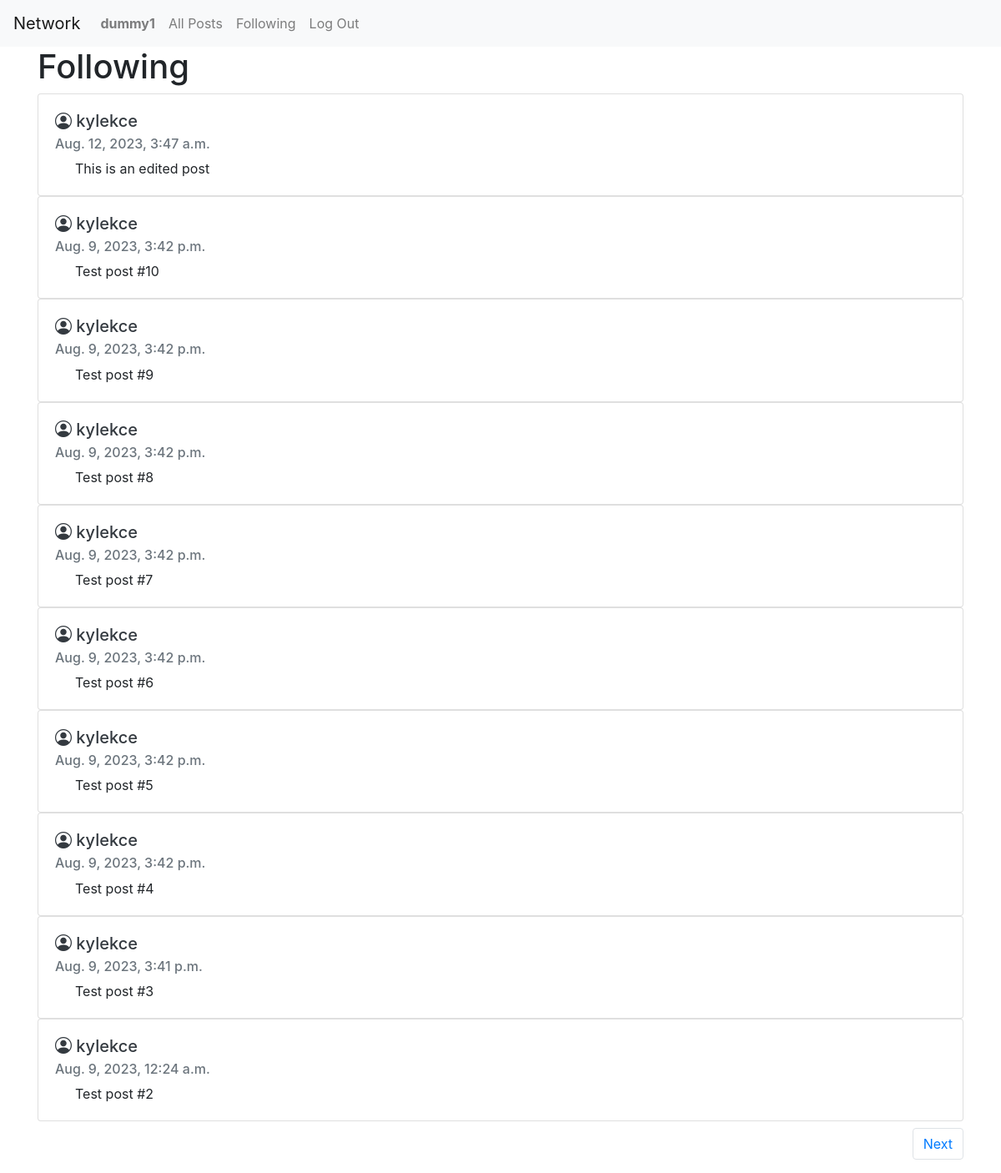
The page /following (signed in) on the database its author committed.
### network/models.py (models this page shows, shortened)
class User(AbstractUser):
    pass

class Post(models.Model):
    content = models.TextField()
    user = models.ForeignKey(User, on_delete=models.CASCADE, related_name="user")
    date = models.DateTimeField(auto_now_add=True)

### network/views.py (the view)
# urls.py: path("following", views.following, name="following"),
def following(request):
    user = User.objects.get(pk=request.user.id)
    following = Follow.objects.filter(follower=user)
    posts = Post.objects.filter(user__in=following.values("following")).order_by("id").reverse()
    paginator = Paginator(posts, 10)
    page_number = request.GET.get("page")
    page_obj = paginator.get_page(page_number)
    return render(request, "network/following.html", {
        "posts": page_obj
    })

### network/templates/network/following.html (shortened to what this page needs)
{% extends "network/layout.html" %}
{% block body %}
<div class="container">
    <h1>Following</h1>
    {% for post in posts %}
    <div class="card">
        <div class="card-body">
            <h5 class="card-title" data-bs>
                <a href="{% url 'profile' user_id=post.user.id %}" class="text-dark text-decoration-none">
                    <i class="bi bi-person-circle"></i>
                    {{ post.user }}
                </a>
            </h5>
            <h6 class="card-subtitle mb-2 text-muted">{{ post.date }}</h6>
            <p class="card-text px-4">{{ post.content }}</p>
        </div>
    </div>
    {% endfor %}
    <nav class="d-flex justify-content-end mt-2">
        <ul class="pagination">
            {% if posts.has_next %}
            <li class="page-item"><a class="page-link" href="?page={{ posts.next_page_number }}">Next</a></li>
            {% endif %}
        </ul>
    </nav>
</div>
{% endblock %}

### network/templates/network/layout.html (shortened to what this page needs)
{% load static %}
<!DOCTYPE html>
<html lang="en">
<head>
    <link rel="stylesheet" href="https://stackpath.bootstrapcdn.com/bootstrap/4.4.1/css/bootstrap.min.css"
>
    <link rel="stylesheet" href="https://cdn.jsdelivr.net/npm/bootstrap-icons@1.10.5/font/bootstrap-icons.css">
    <link href="{% static 'network/styles.css' %}" rel="stylesheet">
</head>
<body>
    <nav class="navbar navbar-expand-lg navbar-light bg-light">
        <a class="navbar-brand" href="{% url 'index' %}">Network</a>
        <div>
            <ul class="navbar-nav mr-auto">
                {% if user.is_authenticated %}
                <li class="nav-item">
                    <a class="nav-link" href="{% url 'profile' user_id=user.id %}"><strong>{{ user.username }}
                        </strong></a>
                </li>
                {% endif %}
                <li class="nav-item">
                    <a class="nav-link" href="{% url 'index' %}">All Posts</a>
                </li>
                {% if user.is_authenticated %}
                <li class="nav-item">
                    <a class="nav-link" href="{% url 'following' %}">Following</a>
                </li>
                <li class="nav-item">
                    <a class="nav-link" href="{% url 'logout' %}">Log Out</a>
                </li>
                {% endif %}
            </ul>
        </div>
    </nav>
    <div class="body">
        {% block body %}
        {% endblock %}
    </div>
</body>
</html>

### rows shown on the page
User: username "dummy1"
Post: user "kylekce", date "Aug. 12, 2023, 3:47 a.m.", content "This is an edited post"
Post: user "kylekce", date "Aug. 9, 2023, 3:42 p.m.", content "Test post #10"
Post: user "kylekce", date "Aug. 9, 2023, 3:42 p.m.", content "Test post #9"
Post: user "kylekce", date "Aug. 9, 2023, 3:42 p.m.", content "Test post #8"
Post: user "kylekce", date "Aug. 9, 2023, 3:42 p.m.", content "Test post #7"
Post: user "kylekce", date "Aug. 9, 2023, 3:42 p.m.", content "Test post #6"
Post: user "kylekce", date "Aug. 9, 2023, 3:42 p.m.", content "Test post #5"
Post: user "kylekce", date "Aug. 9, 2023, 3:42 p.m.", content "Test post #4"
Post: user "kylekce", date "Aug. 9, 2023, 3:41 p.m.", content "Test post #3"
Post: user "kylekce", date "Aug. 9, 2023, 12:24 a.m.", content "Test post #2"
